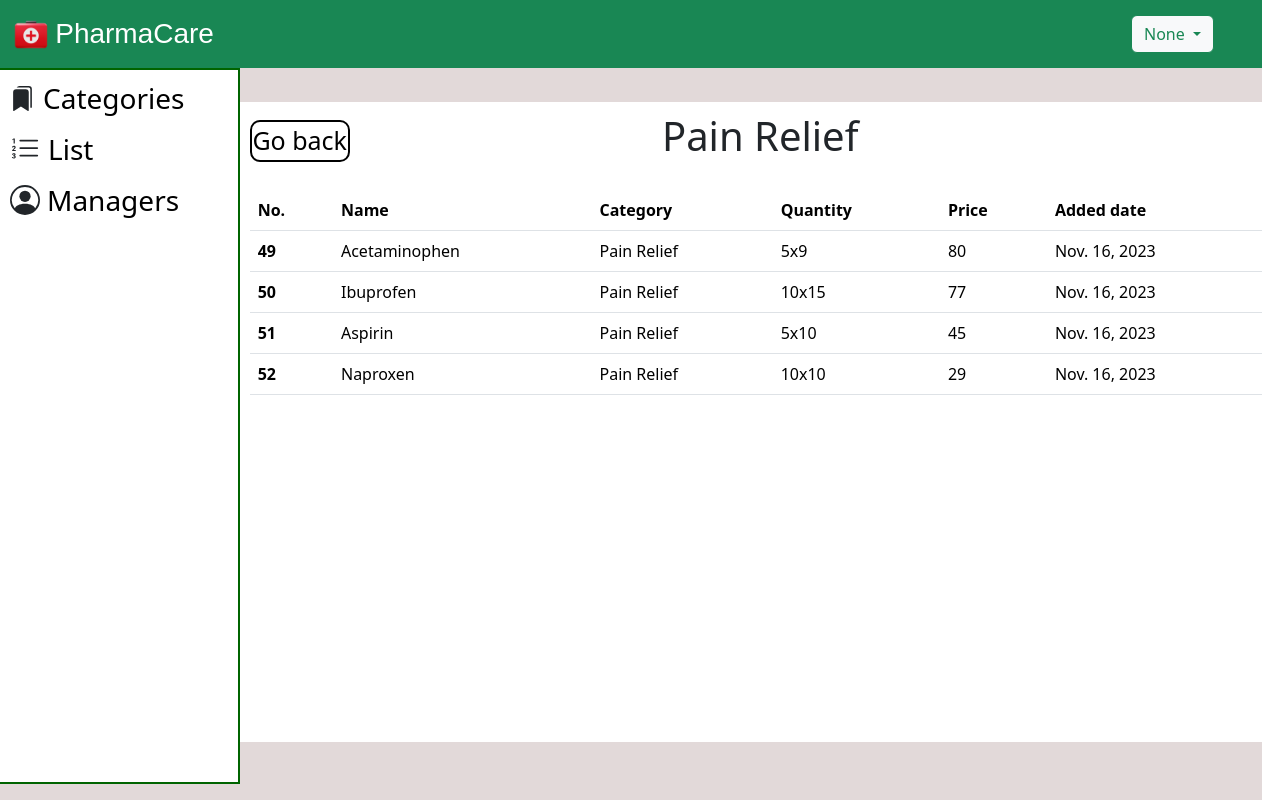
Page /Pain/ on the committed database.
### Pharmacy/models.py (models this page shows)
class medicine(models.Model):
    name=models.CharField(max_length=50)
    category=models.CharField(max_length=50)
    Qty=models.CharField(max_length=50)
    price=models.BigIntegerField()
    added_date=models.DateField(auto_now_add=True)

### Pharmacy/views.py (the view)
# urls.py: path('Pain/', views.Pain, name='Pain'),
def Pain(request):
    name = request.session.get('name')
    anti_med=medicine.objects.filter(category='Pain Relief')
    return render(request, 'Pain.html', {'anti_med':anti_med, 'name':name, 'user_role': request.session.get('user_role')})

### templates/Pain.html (shortened to what this page needs)
<!DOCTYPE html>
<html lang="en">
  <head>
    <link
      href="https://cdn.jsdelivr.net/npm/bootstrap@5.3.2/dist/css/bootstrap.min.css"
      rel="stylesheet"
    />
    {% load static %}
  </head>
  <body style="background-color: rgb(226, 217, 217);">
    <nav class="navbar navbar-expand-lg bg-success text-white fs-5">
      <div class="container-fluid">
          <div class="row">
              <div class="col">
                <img src="{% static 'logo.png' %}" width="38" height="39">
                  <a class="navbar-brand" href="#" style="color: white; font-family: 'Gill Sans', 'Gill Sans MT', Calibri, 'Trebuchet MS', sans-serif; font-size: 28px; margin-left: 0;">PharmaCare</a>
              </div>
          </div>
      </div>
      <div class="dropdown mx-5">
        <button class="btn btn-outline-success bg-light dropdown-toggle" type="button" data-bs-toggle="dropdown"
            aria-expanded="false">
            {{name}}
        </button>
    </div>
    </nav>
    <div class="container">
      <div class="row" style="width: 20%; border: 2px solid darkgreen; height: 89.5vh; position:absolute; left:0px; background-color: white;">
        <ul>
            {% if user_role == 'manager' %}
              <li style="margin-bottom: 7px; margin-top: 7px;"><svg xmlns="http://www.w3.org/2000/svg"  width="25" height="25" fill="currentColor" class="bi bi-bookmarks-fill m-lg-2 " viewBox="0 0 16 16"><path d="M2 4a2 2 0 0 1 2-2h6a2 2 0 0 1 2 2v11.5a.5.5 0 0 1-.777.416L7 13.101l-4.223 2.815A.5.5 0 0 1 2 15.5V4z"/><path d="M4.268 1A2 2 0 0 1 6 0h6a2 2 0 0 1 2 2v11.5a.5.5 0 0 1-.777.416L13 13.768V2a1 1 0 0 0-1-1H4.268z"/></svg><a href="/managerhome" style="font-size: 28px; text-decoration: none; color:black; vertical-align: middle">Categories</a></li>
              <li style="margin-bottom: 7px;"><svg xmlns="http://www.w3.org/2000/svg" width="30" height="30" fill="currentColor" class="bi bi-list-ol m-lg-2 " viewBox="0 0 16 16"><path fill-rule="evenodd" d="M5 11.5a.5.5 0 0 1 .5-.5h9a.5.5 0 0 1 0 1h-9a.5.5 0 0 1-.5-.5zm0-4a.5.5 0 0 1 .5-.5h9a.5.5 0 0 1 0 1h-9a.5.5 0 0 1-.5-.5zm0-4a.5.5 0 0 1 .5-.5h9a.5.5 0 0 1 0 1h-9a.5.5 0 0 1-.5-.5z"/><path d="M1.713 11.865v-.474H2c.217 0 .363-.137.363-.317 0-.185-.158-.31-.361-.31-.223 0-.367.152-.373.31h-.59c.016-.467.373-.787.986-.787.588-.002.954.291.957.703a.595.595 0 0 1-.492.594v.033a.615.615 0 0 1 .569.631c.003.533-.502.8-1.051.8-.656 0-1-.37-1.008-.794h.582c.008.178.186.306.422.309.254 0 .424-.145.422-.35-.002-.195-.155-.348-.414-.348h-.3zm-.004-4.699h-.604v-.035c0-.408.295-.844.958-.844.583 0 .96.326.96.756 0 .389-.257.617-.476.848l-.537.572v.03h1.054V9H1.143v-.395l.957-.99c.138-.142.293-.304.293-.508 0-.18-.147-.32-.342-.32a.33.33 0 0 0-.342.338v.041zM2.564 5h-.635V2.924h-.031l-.598.42v-.567l.629-.443h.635V5z"/></svg><a href="/medicinelist" style="font-size: 28px; text-decoration: none; color:black; vertical-align:middle;">List</a></li>
              <li style="margin-bottom: 7px;"><svg xmlns="http://www.w3.org/2000/svg" width="25" height="25" fill="currentColor" class="bi bi-patch-plus-fill m-lg-2 " viewBox="0 0 16 16"><path d="M10.067.87a2.89 2.89 0 0 0-4.134 0l-.622.638-.89-.011a2.89 2.89 0 0 0-2.924 2.924l.01.89-.636.622a2.89 2.89 0 0 0 0 4.134l.637.622-.011.89a2.89 2.89 0 0 0 2.924 2.924l.89-.01.622.636a2.89 2.89 0 0 0 4.134 0l.622-.637.89.011a2.89 2.89 0 0 0 2.924-2.924l-.01-.89.636-.622a2.89 2.89 0 0 0 0-4.134l-.637-.622.011-.89a2.89 2.89 0 0 0-2.924-2.924l-.89.01-.622-.636zM8.5 6v1.5H10a.5.5 0 0 1 0 1H8.5V10a.5.5 0 0 1-1 0V8.5H6a.5.5 0 0 1 0-1h1.5V6a.5.5 0 0 1 1 0z"/>
              </svg><a href="/addmedicine" style="font-size: 28px; text-decoration: none; color:black; vertical-align:middle;">Add</a></li>
              <li style="margin-bottom: 7px;"><svg xmlns="http://www.w3.org/2000/svg" width="25" height="25" fill="currentColor" class="bi bi-pencil-square m-lg-2 " viewBox="0 0 16 16"><path d="M15.502 1.94a.5.5 0 0 1 0 .706L14.459 3.69l-2-2L13.502.646a.5.5 0 0 1 .707 0l1.293 1.293zm-1.75 2.456-2-2L4.939 9.21a.5.5 0 0 0-.121.196l-.805 2.414a.25.25 0 0 0 .316.316l2.414-.805a.5.5 0 0 0 .196-.12l6.813-6.814z"/><path fill-rule="evenodd" d="M1 13.5A1.5 1.5 0 0 0 2.5 15h11a1.5 1.5 0 0 0 1.5-1.5v-6a.5.5 0 0 0-1 0v6a.5.5 0 0 1-.5.5h-11a.5.5 0 0 1-.5-.5v-11a.5.5 0 0 1 .5-.5H9a.5.5 0 0 0 0-1H2.5A1.5 1.5 0 0 0 1 2.5v11z"/></svg><a href="/edit" style="font-size: 28px; text-decoration: none; color:black; vertical-align:middle;">Edit</a></li>
              <li style="margin-bottom: 7px;"><svg xmlns="http://www.w3.org/2000/svg" width="25" height="25" fill="currentColor" class="bi bi-x-octagon-fill m-lg-2 " viewBox="0 0 16 16"><path d="M11.46.146A.5.5 0 0 0 11.107 0H4.893a.5.5 0 0 0-.353.146L.146 4.54A.5.5 0 0 0 0 4.893v6.214a.5.5 0 0 0 .146.353l4.394 4.394a.5.5 0 0 0 .353.146h6.214a.5.5 0 0 0 .353-.146l4.394-4.394a.5.5 0 0 0 .146-.353V4.893a.5.5 0 0 0-.146-.353L11.46.146zm-6.106 4.5L8 7.293l2.646-2.647a.5.5 0 0 1 .708.708L8.707 8l2.647 2.646a.5.5 0 0 1-.708.708L8 8.707l-2.646 2.647a.5.5 0 0 1-.708-.708L7.293 8 4.646 5.354a.5.5 0 1 1 .708-.708z"/></svg><a href="/remove" style="font-size: 28px; text-decoration: none; color:black; vertical-align:middle;">Remove</a></li>
            {% else %}
              <li style="margin-bottom: 7px; margin-top: 7px;"><a href="/adminhome" style="font-size: 28px; text-decoration: none; color:black; vertical-align: middle">Categories</a></li>
              <li style="margin-bottom: 7px;"><a href="/medicinelist" style="font-size: 28px; text-decoration: none; color:black; vertical-align:middle;">List</a></li>
              <li style="margin-bottom: 7px; margin-top: 6px;"><a href="/allmanager" style="font-size: 28px; text-decoration: none; color:black; vertical-align: middle">Managers</a></li>
            {% endif %}
          </ul>
      </div>
    </div>
    <div class="container ">
        <div class="row ">
            <div class="col-md-11" style="background-color: white; height: 80vh; margin-top: 3%; margin-left: 15.5%; overflow-y: auto;">
                <h1 style="text-align: center; margin-top: 10px; margin-bottom: 30px;">Pain Relief</h1>
                <a href="#" onclick="history.go(-1); return false;" style="font-size: 25px; position: absolute; margin-top: -70px; color: black; text-decoration: none; border: 2px solid black; width: 100px; border-radius: 10px; text-align: center;">Go back</a>
              <table class="table table-hover ">
                <thead>
                  <tr>
                    <th scope="col">No.</th>
                    <th scope="col">Name</th>
                    <th scope="col">Category</th>
                    <th scope="col">Quantity</th>
                    <th scope="col">Price</th>
                    <th scope="col">Added date</th>
                  </tr>
                </thead>
                <tbody>
                  {% for med in anti_med %}
                  <tr>
                    <th scope="row">{{med.id}}</th>
                    <td>{{med.name}}</td>
                    <td>{{med.category}}</td>
                    <td>{{med.Qty}}</td>
                    <td>{{med.price}}</td>
                    <td>{{med.added_date}}</td>
                  </tr>
                  {% endfor %}
                </tbody>
              </table>
            </div>
        </div>
    </div>
</body>
</html>

### templates/Pain.html (style rules this page uses)
.navbar a.navbar-brand { display: inline-block; vertical-align: middle; }

### rows in the picture
medicine: id "49", name "Acetaminophen", category "Pain Relief", Qty "5x9", price "80", added_date "Nov. 16, 2023"
medicine: id "50", name "Ibuprofen", category "Pain Relief", Qty "10x15", price "77", added_date "Nov. 16, 2023"
medicine: id "51", name "Aspirin", category "Pain Relief", Qty "5x10", price "45", added_date "Nov. 16, 2023"
medicine: id "52", name "Naproxen", category "Pain Relief", Qty "10x10", price "29", added_date "Nov. 16, 2023"

### other values in the picture
{{ name }} "None"
